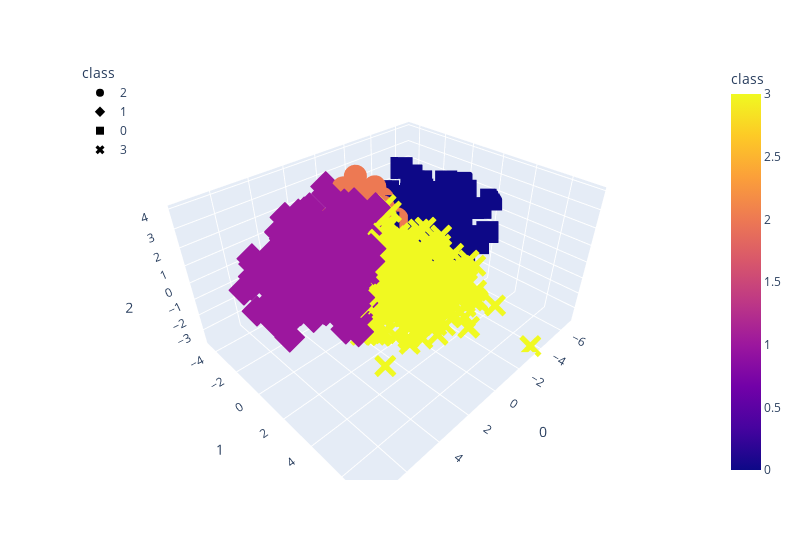

Notebook source saved alongside this figure:
### Code cell
# Plotting the clusters with three features
fig = px.scatter_3d(pca_df, 
                    x=0, 
#                     range_x=[min(clusters_df['total_law_emp']), max(clusters_df['total_law_emp'])/250],
                    y=1, 
                    z=2, 
                    color="class", 
                    symbol="class",
                    width=800)
fig.update_layout(legend=dict(x=0,y=1))
fig.show()

### Figure 1 — Plotly figure (JSON) as saved in the notebook; plotly's stock layout.template omitted (floating-point values rounded to 4 significant figures; data arrays with more than 128 entries replaced by an {"elided": "..."} marker saying what was removed)
{"data": [{"hovertemplate": "class=%{marker.color}<br>0=%{x}<br>1=%{y}<br>2=%{z}<extra></extra>", "legendgroup": "2", "marker": {"color": {"elided": "584 int values"}, "coloraxis": "coloraxis", "symbol": "circle"}, "mode": "markers", "name": "2", "scene": "scene", "showlegend": true, "type": "scatter3d", "x": {"elided": "584 float values"}, "y": {"elided": "584 float values"}, "z": {"elided": "584 float values"}}, {"hovertemplate": "class=%{marker.color}<br>0=%{x}<br>1=%{y}<br>2=%{z}<extra></extra>", "legendgroup": "1", "marker": {"color": {"elided": "431 int values"}, "coloraxis": "coloraxis", "symbol": "diamond"}, "mode": "markers", "name": "1", "scene": "scene", "showlegend": true, "type": "scatter3d", "x": {"elided": "431 float values"}, "y": {"elided": "431 float values"}, "z": {"elided": "431 float values"}}, {"hovertemplate": "class=%{marker.color}<br>0=%{x}<br>1=%{y}<br>2=%{z}<extra></extra>", "legendgroup": "0", "marker": {"color": {"elided": "442 int values"}, "coloraxis": "coloraxis", "symbol": "square"}, "mode": "markers", "name": "0", "scene": "scene", "showlegend": true, "type": "scatter3d", "x": {"elided": "442 float values"}, "y": {"elided": "442 float values"}, "z": {"elided": "442 float values"}}, {"hovertemplate": "class=%{marker.color}<br>0=%{x}<br>1=%{y}<br>2=%{z}<extra></extra>", "legendgroup": "3", "marker": {"color": {"elided": "543 int values"}, "coloraxis": "coloraxis", "symbol": "x"}, "mode": "markers", "name": "3", "scene": "scene", "showlegend": true, "type": "scatter3d", "x": {"elided": "543 float values"}, "y": {"elided": "543 float values"}, "z": {"elided": "543 float values"}}], "layout": {"coloraxis": {"colorbar": {"title": {"text": "class"}}, "colorscale": [[0, "#0d0887"], [0.1111, "#46039f"], [0.2222, "#7201a8"], [0.3333, "#9c179e"], [0.4444, "#bd3786"], [0.5556, "#d8576b"], [0.6667, "#ed7953"], [0.7778, "#fb9f3a"], [0.8889, "#fdca26"], [1, "#f0f921"]]}, "legend": {"title": {"text": "class"}, "tracegroupgap": 0, "x": 0, "y": 1}, "margin": {"t": 60}, "scene": {"domain": {"x": [0, 1], "y": [0, 1]}, "xaxis": {"title": {"text": "0"}}, "yaxis": {"title": {"text": "1"}}, "zaxis": {"title": {"text": "2"}}}, "width": 800}}
